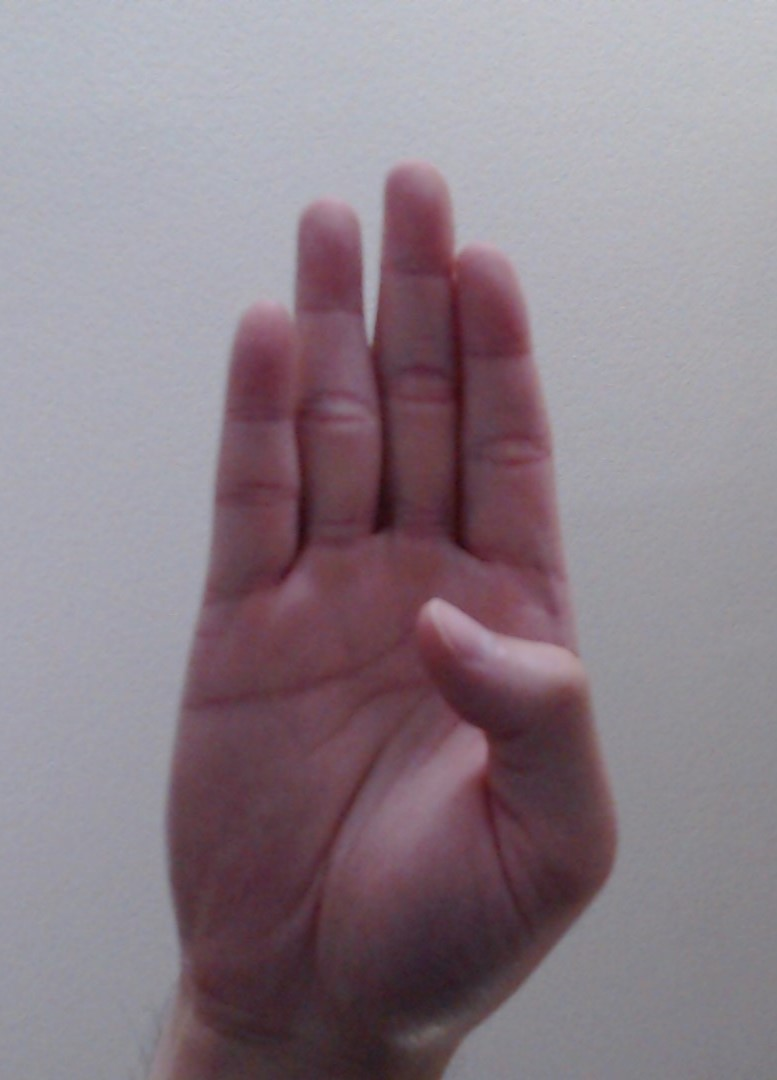
#> input picture streamlit_UI/images/B.jpg, 777 x 1080 px, given in place of the camera
$ python hsv_finder.py
#> lines starting #> are read from the running program, lines starting #| are printed output that depends on the picture; after the words box and inside, x2 and y2 are one past the last pixel; in counts of white or black regions, pixels touching at a corner belong together
import cv2
import numpy as np

def nothing(x):
    pass

# Open the webcam
cap = cv2.VideoCapture(0)

# Create a window
cv2.namedWindow('Trackbars')

# Create trackbars for color change
cv2.createTrackbar('H Lower', 'Trackbars', 0, 179, nothing)
#> slider 'H Lower' is set to 35
cv2.createTrackbar('S Lower', 'Trackbars', 0, 255, nothing)
#> slider 'S Lower' is set to 51
cv2.createTrackbar('V Lower', 'Trackbars', 0, 255, nothing)
#> slider 'V Lower' is set to 51
cv2.createTrackbar('H Upper', 'Trackbars', 0, 179, nothing)
#> slider 'H Upper' is set to 179
cv2.createTrackbar('S Upper', 'Trackbars', 0, 255, nothing)
#> slider 'S Upper' is set to 255
cv2.createTrackbar('V Upper', 'Trackbars', 0, 255, nothing)
#> slider 'V Upper' is set to 255

# Set initial values for the upper HSV trackbars
cv2.setTrackbarPos('H Upper', 'Trackbars', 179)
cv2.setTrackbarPos('S Upper', 'Trackbars', 255)
cv2.setTrackbarPos('V Upper', 'Trackbars', 255)

while True:
    # Capture frame-by-frame
    ret, frame = cap.read()
#> frame is the input picture: shape (1080, 777, 3); mean B, G, R 136.9, 127.8, 140.6

    # Check if the frame is successfully captured
    if not ret:
        break

    # Convert the frame to HSV color space
    hsv = cv2.cvtColor(frame, cv2.COLOR_BGR2HSV)
#> hsv: shape (1080, 777, 3); mean H, S, V 139.2, 40.8, 145.5

    # Get current positions of the trackbars
    h_lower = cv2.getTrackbarPos('H Lower', 'Trackbars')
    s_lower = cv2.getTrackbarPos('S Lower', 'Trackbars')
    v_lower = cv2.getTrackbarPos('V Lower', 'Trackbars')
    h_upper = cv2.getTrackbarPos('H Upper', 'Trackbars')
    s_upper = cv2.getTrackbarPos('S Upper', 'Trackbars')
    v_upper = cv2.getTrackbarPos('V Upper', 'Trackbars')

    # Define the HSV range based on the trackbar positions
    lower_hsv = np.array([h_lower, s_lower, v_lower])
    upper_hsv = np.array([h_upper, s_upper, v_upper])

    # Create a binary mask where white represents the colors within the range
    mask = cv2.inRange(hsv, lower_hsv, upper_hsv)
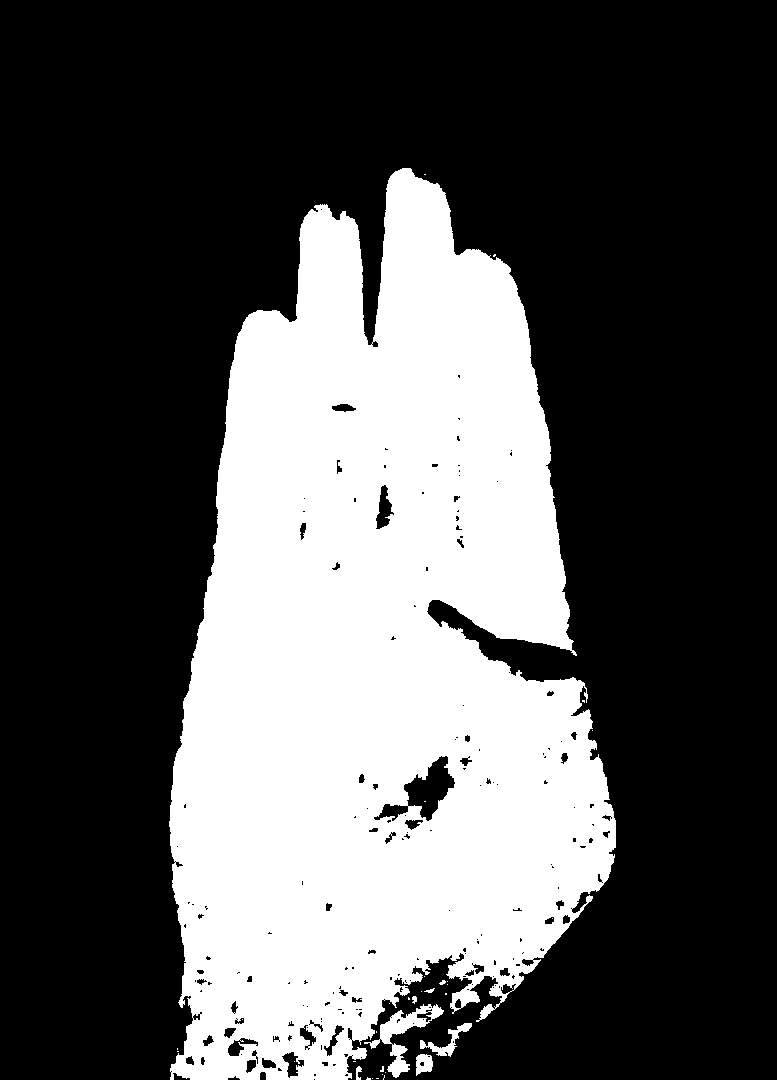
#> mask: shape (1080, 777); 33% white; 34 white regions (26 under 20 px), largest, box (x1, y1, x2, y2) and area: (169, 168, 616, 1080) 274904, (364, 1004, 444, 1078) 1486, (420, 1023, 472, 1057) 462

    # Apply the mask to the original frame
    result = cv2.bitwise_and(frame, frame, mask=mask)
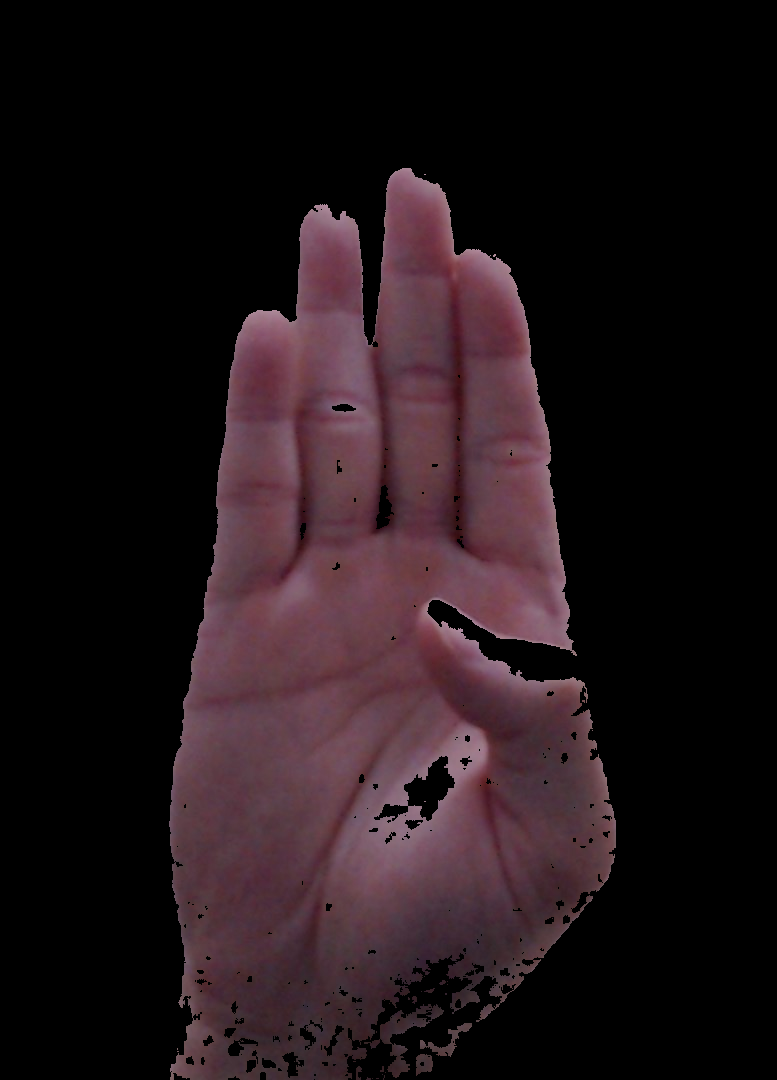
#> result: shape (1080, 777, 3); mean B, G, R 24.5, 20.8, 32.5

    # Show the original frame and the result
    cv2.imshow('Original', frame)
    cv2.imshow('Mask', mask)
    cv2.imshow('Result', result)

    # Break the loop on 'q' key press
    if cv2.waitKey(1) & 0xFF == ord('q'):
#> (key q is pressed here)
        break

# Release the c

$ run again, on streamlit_UI/images/C.jpg
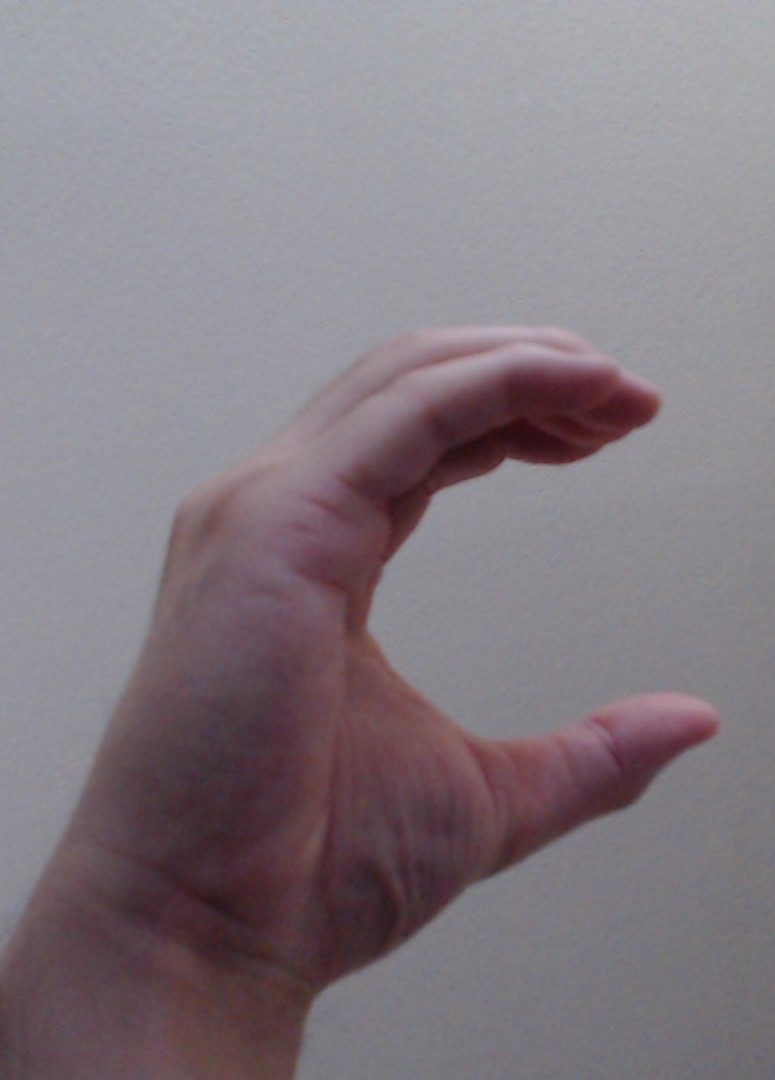
#> input picture streamlit_UI/images/C.jpg, 775 x 1080 px, given in place of the camera
#> frame is the input picture: shape (1080, 775, 3); mean B, G, R 129.4, 122.5, 131.7
#> hsv: shape (1080, 775, 3); mean H, S, V 135.3, 32.3, 135.7
#> `mask = cv2.inRange(hsv, lower_hsv, upper_hsv)`:
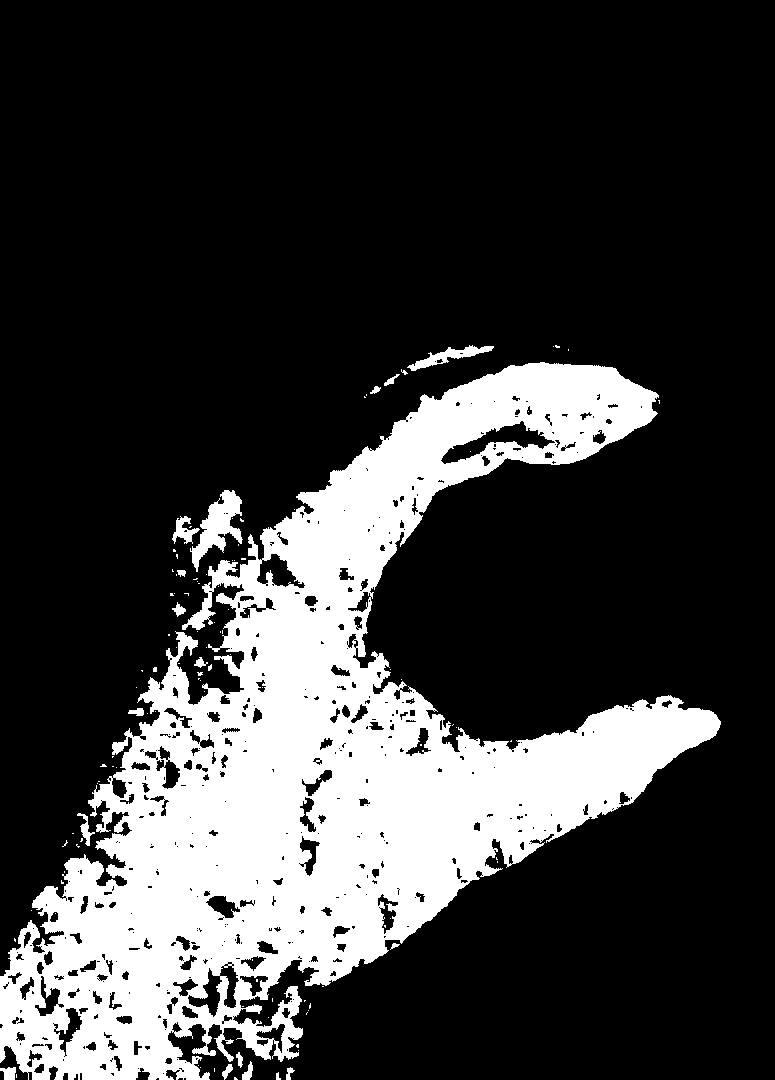
#> mask: shape (1080, 775); 22.9% white; 114 white regions (95 under 20 px), largest, box (x1, y1, x2, y2) and area: (0, 362, 721, 1080) 187584, (190, 490, 243, 572) 1761, (407, 345, 494, 371) 701
#> `result = cv2.bitwise_and(frame, frame, mask=mask)`:
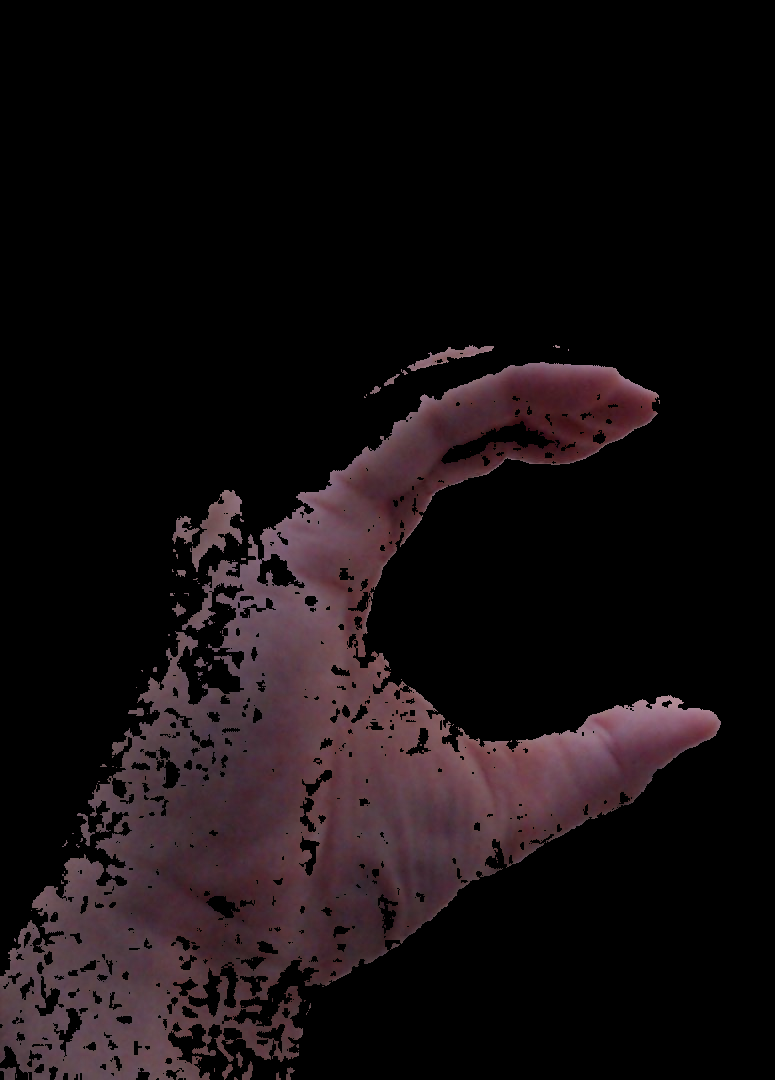
#> result: shape (1080, 775, 3); mean B, G, R 15.9, 14.1, 20.8

$ run again, on streamlit_UI/images/D.jpg
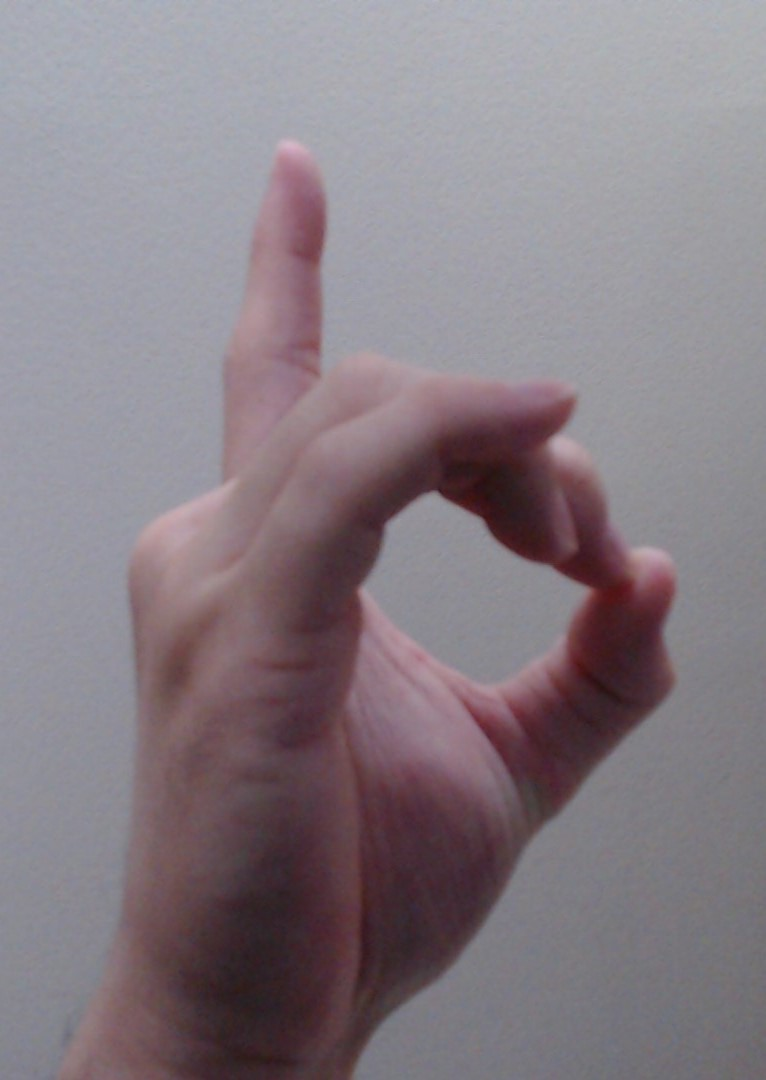
#> input picture streamlit_UI/images/D.jpg, 766 x 1080 px, given in place of the camera
#> frame is the input picture: shape (1080, 766, 3); mean B, G, R 131.9, 124.8, 134.8
#> hsv: shape (1080, 766, 3); mean H, S, V 135.6, 34.2, 139.3
#> `mask = cv2.inRange(hsv, lower_hsv, upper_hsv)`:
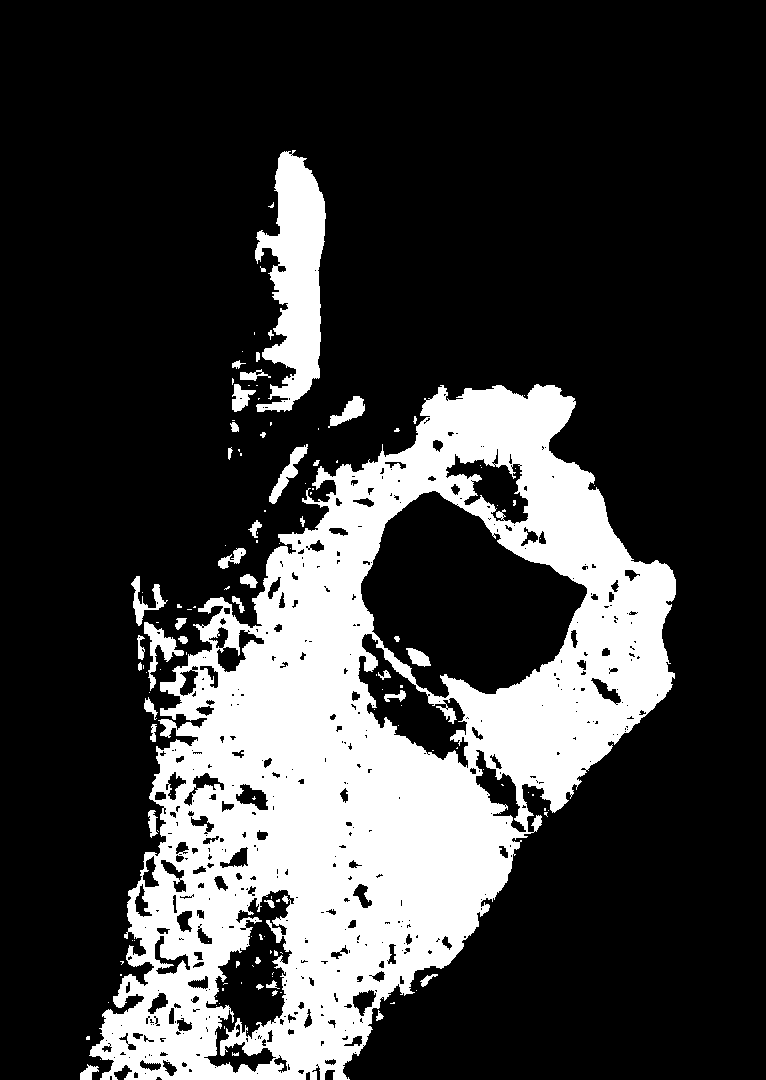
#> mask: shape (1080, 766); 23.4% white; 134 white regions (90 under 20 px), largest, box (x1, y1, x2, y2) and area: (89, 384, 676, 1080) 176746, (255, 150, 326, 412) 10790, (144, 622, 184, 691) 833
#> `result = cv2.bitwise_and(frame, frame, mask=mask)`:
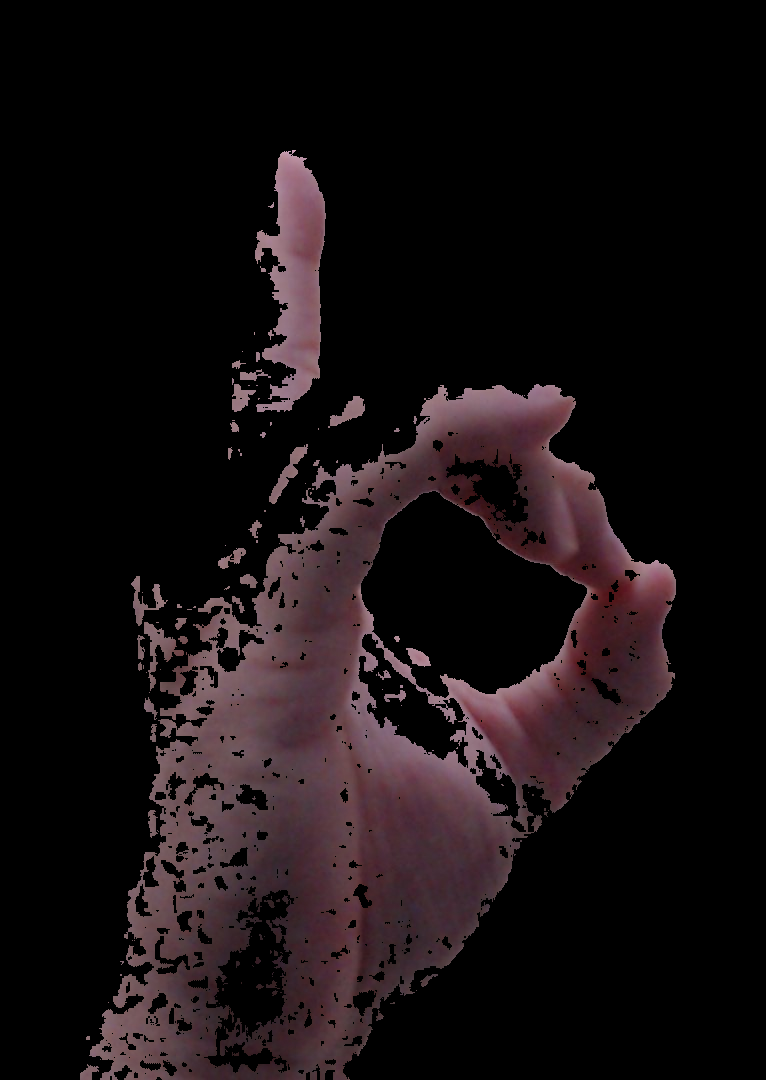
#> result: shape (1080, 766, 3); mean B, G, R 17, 15.2, 22.2
